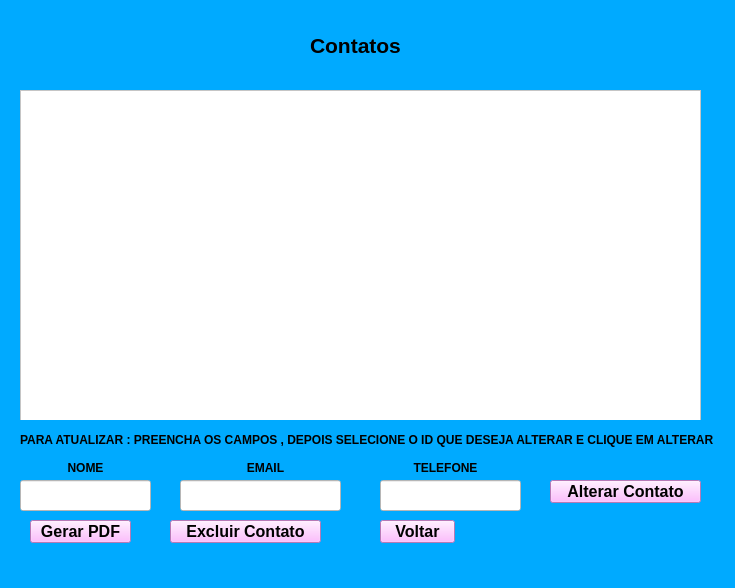
<?xml version="1.0" encoding="UTF-8"?>
<ui version="4.0">
 <class>MainWindow</class>
 <widget class="QMainWindow" name="MainWindow">
  <property name="geometry">
   <rect>
    <x>0</x>
    <y>0</y>
    <width>735</width>
    <height>588</height>
   </rect>
  </property>
  <property name="windowTitle">
   <string>MainWindow</string>
  </property>
  <property name="styleSheet">
   <string notr="true">background-color: rgb(170, 255, 255);
background-color: rgb(0, 170, 255);</string>
  </property>
  <widget class="QWidget" name="centralwidget">
   <widget class="QLabel" name="label">
    <property name="geometry">
     <rect>
      <x>310</x>
      <y>10</y>
      <width>111</width>
      <height>71</height>
     </rect>
    </property>
    <property name="font">
     <font>
      <pointsize>16</pointsize>
      <weight>75</weight>
      <bold>true</bold>
     </font>
    </property>
    <property name="text">
     <string>Contatos</string>
    </property>
   </widget>
   <widget class="QPushButton" name="btnGerarPdf">
    <property name="geometry">
     <rect>
      <x>30</x>
      <y>520</y>
      <width>101</width>
      <height>23</height>
     </rect>
    </property>
    <property name="font">
     <font>
      <pointsize>12</pointsize>
      <weight>75</weight>
      <bold>true</bold>
     </font>
    </property>
    <property name="styleSheet">
     <string notr="true">background-color: rgb(255, 170, 255);</string>
    </property>
    <property name="text">
     <string>Gerar PDF</string>
    </property>
   </widget>
   <widget class="QPushButton" name="btnAlterar">
    <property name="geometry">
     <rect>
      <x>550</x>
      <y>480</y>
      <width>151</width>
      <height>23</height>
     </rect>
    </property>
    <property name="font">
     <font>
      <pointsize>12</pointsize>
      <weight>75</weight>
      <bold>true</bold>
     </font>
    </property>
    <property name="styleSheet">
     <string notr="true">background-color: rgb(255, 170, 255);</string>
    </property>
    <property name="text">
     <string>Alterar Contato</string>
    </property>
   </widget>
   <widget class="QPushButton" name="btnExcluirContato">
    <property name="geometry">
     <rect>
      <x>170</x>
      <y>520</y>
      <width>151</width>
      <height>23</height>
     </rect>
    </property>
    <property name="font">
     <font>
      <pointsize>12</pointsize>
      <weight>75</weight>
      <bold>true</bold>
     </font>
    </property>
    <property name="styleSheet">
     <string notr="true">background-color: rgb(255, 170, 255);</string>
    </property>
    <property name="text">
     <string>Excluir Contato</string>
    </property>
   </widget>
   <widget class="QPushButton" name="btnVoltar">
    <property name="geometry">
     <rect>
      <x>380</x>
      <y>520</y>
      <width>75</width>
      <height>23</height>
     </rect>
    </property>
    <property name="font">
     <font>
      <pointsize>12</pointsize>
      <weight>75</weight>
      <bold>true</bold>
     </font>
    </property>
    <property name="styleSheet">
     <string notr="true">background-color: rgb(255, 170, 255);</string>
    </property>
    <property name="text">
     <string>Voltar</string>
    </property>
   </widget>
   <widget class="QTableWidget" name="tabelaContatos">
    <property name="geometry">
     <rect>
      <x>20</x>
      <y>90</y>
      <width>681</width>
      <height>331</height>
     </rect>
    </property>
    <property name="styleSheet">
     <string notr="true">background-color: rgb(255, 255, 255);</string>
    </property>
   </widget>
   <widget class="QLabel" name="label_2">
    <property name="geometry">
     <rect>
      <x>20</x>
      <y>420</y>
      <width>701</width>
      <height>41</height>
     </rect>
    </property>
    <property name="text">
     <string>&lt;html&gt;&lt;head/&gt;&lt;body&gt;&lt;p&gt;&lt;span style=&quot; font-weight:600;&quot;&gt;PARA ATUALIZAR :  PREENCHA OS CAMPOS , DEPOIS SELECIONE O ID QUE DESEJA ALTERAR E CLIQUE EM ALTERAR&lt;/span&gt;&lt;/p&gt;&lt;/body&gt;&lt;/html&gt;</string>
    </property>
   </widget>
   <widget class="QLineEdit" name="leNome">
    <property name="geometry">
     <rect>
      <x>20</x>
      <y>480</y>
      <width>131</width>
      <height>31</height>
     </rect>
    </property>
    <property name="styleSheet">
     <string notr="true">background-color: rgb(255, 255, 255);</string>
    </property>
   </widget>
   <widget class="QLineEdit" name="leEmail">
    <property name="geometry">
     <rect>
      <x>180</x>
      <y>480</y>
      <width>161</width>
      <height>31</height>
     </rect>
    </property>
    <property name="styleSheet">
     <string notr="true">background-color: rgb(255, 255, 255);</string>
    </property>
   </widget>
   <widget class="QLineEdit" name="leTelefone">
    <property name="geometry">
     <rect>
      <x>380</x>
      <y>480</y>
      <width>141</width>
      <height>31</height>
     </rect>
    </property>
    <property name="styleSheet">
     <string notr="true">background-color: rgb(255, 255, 255);</string>
    </property>
   </widget>
   <widget class="QLabel" name="label_3">
    <property name="geometry">
     <rect>
      <x>30</x>
      <y>460</y>
      <width>111</width>
      <height>16</height>
     </rect>
    </property>
    <property name="text">
     <string>&lt;html&gt;&lt;head/&gt;&lt;body&gt;&lt;p align=&quot;center&quot;&gt;&lt;span style=&quot; font-weight:600;&quot;&gt;NOME&lt;/span&gt;&lt;/p&gt;&lt;/body&gt;&lt;/html&gt;</string>
    </property>
   </widget>
   <widget class="QLabel" name="label_4">
    <property name="geometry">
     <rect>
      <x>210</x>
      <y>460</y>
      <width>111</width>
      <height>16</height>
     </rect>
    </property>
    <property name="text">
     <string>&lt;html&gt;&lt;head/&gt;&lt;body&gt;&lt;p align=&quot;center&quot;&gt;&lt;span style=&quot; font-weight:600;&quot;&gt;EMAIL&lt;/span&gt;&lt;/p&gt;&lt;/body&gt;&lt;/html&gt;</string>
    </property>
   </widget>
   <widget class="QLabel" name="label_5">
    <property name="geometry">
     <rect>
      <x>390</x>
      <y>460</y>
      <width>111</width>
      <height>16</height>
     </rect>
    </property>
    <property name="text">
     <string>&lt;html&gt;&lt;head/&gt;&lt;body&gt;&lt;p align=&quot;center&quot;&gt;&lt;span style=&quot; font-weight:600;&quot;&gt;TELEFONE&lt;/span&gt;&lt;/p&gt;&lt;/body&gt;&lt;/html&gt;</string>
    </property>
   </widget>
  </widget>
  <widget class="QMenuBar" name="menubar">
   <property name="geometry">
    <rect>
     <x>0</x>
     <y>0</y>
     <width>735</width>
     <height>21</height>
    </rect>
   </property>
  </widget>
  <widget class="QStatusBar" name="statusbar"/>
 </widget>
 <resources/>
 <connections/>
</ui>
